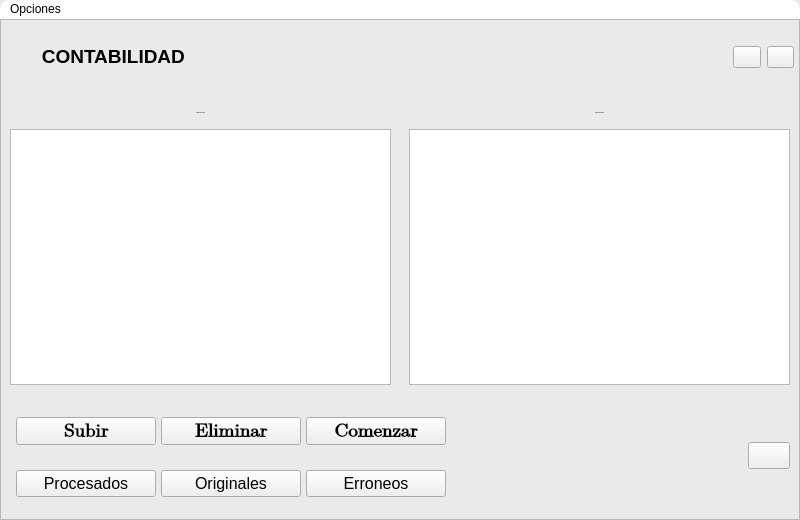
<?xml version="1.0" encoding="UTF-8"?>
<ui version="4.0">
 <class>V_ProcesadorGeneral</class>
 <widget class="QMainWindow" name="V_ProcesadorGeneral">
  <property name="geometry">
   <rect>
    <x>0</x>
    <y>0</y>
    <width>800</width>
    <height>520</height>
   </rect>
  </property>
  <property name="minimumSize">
   <size>
    <width>800</width>
    <height>520</height>
   </size>
  </property>
  <property name="maximumSize">
   <size>
    <width>800</width>
    <height>520</height>
   </size>
  </property>
  <property name="windowTitle">
   <string>MainWindow</string>
  </property>
  <property name="styleSheet">
   <string notr="true">#V_ProcesadorGeneral{
min-width: 800px;
min-height:520px;
max-width: 800px;
max-height:520px;
background-color: rgb(234, 234, 234);
}
[objectName*=&quot;contenedor_&quot;]{
background-color: rgb(234, 234, 234);
}
[objectName*=&quot;btc_btc&quot;]{
background-color: transparent;
border-radius:none;
width:35px;
height:35px;
}
[objectName*=&quot;btc_btc&quot;]:hover{
background-color: rgb(64, 150, 216);
	color: rgb(0, 0, 0);
	border-radius:4px;
}
[objectName*=&quot;Tabla&quot;]{
	background-color: rgb(255, 255, 255);
	border: 1px solid;
}
[objectName*=&quot;txt&quot;]{
	font-family: Arial;
	color: rgb(0, 0, 0);
	font-size: 20px;
}
[objectName*=&quot;btn_btn&quot;]{
background-color: rgb(64, 150, 216);
	border-radius:4px;
	color: rgb(0, 0, 0);
	height:35px;
}
[objectName*=&quot;btn_btn&quot;]:hover{
background-color: rgb(69, 163, 235);
}
#lblLogo{
background-color: rgb(234, 234, 234);
color:rgb(0, 0, 0)
}
#menuBar{
background-color: rgb(255, 255, 255);
color: rgb(0, 0, 0);
border-top-left-radius: 10px;
border-top-right-radius: 10px;
}</string>
  </property>
  <widget class="QWidget" name="centralwidget">
   <layout class="QGridLayout" name="gridLayout_3">
    <property name="leftMargin">
     <number>0</number>
    </property>
    <property name="topMargin">
     <number>0</number>
    </property>
    <property name="rightMargin">
     <number>0</number>
    </property>
    <property name="bottomMargin">
     <number>0</number>
    </property>
    <property name="spacing">
     <number>0</number>
    </property>
    <item row="0" column="0">
     <widget class="QFrame" name="contenedor_principal">
      <property name="frameShape">
       <enum>QFrame::StyledPanel</enum>
      </property>
      <property name="frameShadow">
       <enum>QFrame::Raised</enum>
      </property>
      <layout class="QGridLayout" name="gridLayout">
       <property name="leftMargin">
        <number>0</number>
       </property>
       <property name="topMargin">
        <number>0</number>
       </property>
       <property name="rightMargin">
        <number>0</number>
       </property>
       <property name="bottomMargin">
        <number>0</number>
       </property>
       <property name="spacing">
        <number>0</number>
       </property>
       <item row="0" column="0">
        <widget class="QWidget" name="contenedor" native="true">
         <layout class="QGridLayout" name="gridLayout_2">
          <property name="leftMargin">
           <number>0</number>
          </property>
          <property name="topMargin">
           <number>0</number>
          </property>
          <property name="rightMargin">
           <number>0</number>
          </property>
          <property name="bottomMargin">
           <number>0</number>
          </property>
          <property name="spacing">
           <number>0</number>
          </property>
          <item row="0" column="0">
           <widget class="QWidget" name="contenedor_Cabecera" native="true">
            <property name="minimumSize">
             <size>
              <width>0</width>
              <height>50</height>
             </size>
            </property>
            <property name="maximumSize">
             <size>
              <width>16777215</width>
              <height>50</height>
             </size>
            </property>
            <layout class="QHBoxLayout" name="horizontalLayout_18">
             <property name="spacing">
              <number>0</number>
             </property>
             <property name="leftMargin">
              <number>15</number>
             </property>
             <property name="topMargin">
              <number>0</number>
             </property>
             <property name="rightMargin">
              <number>0</number>
             </property>
             <property name="bottomMargin">
              <number>0</number>
             </property>
             <item>
              <widget class="QWidget" name="contenedor_Logo" native="true">
               <property name="minimumSize">
                <size>
                 <width>200</width>
                 <height>0</height>
                </size>
               </property>
               <property name="maximumSize">
                <size>
                 <width>200</width>
                 <height>16777215</height>
                </size>
               </property>
               <layout class="QHBoxLayout" name="horizontalLayout_19">
                <property name="spacing">
                 <number>0</number>
                </property>
                <property name="leftMargin">
                 <number>0</number>
                </property>
                <property name="topMargin">
                 <number>0</number>
                </property>
                <property name="rightMargin">
                 <number>0</number>
                </property>
                <property name="bottomMargin">
                 <number>0</number>
                </property>
                <item alignment="Qt::AlignVCenter">
                 <widget class="QLabel" name="lblLogo">
                  <property name="text">
                   <string>&lt;html&gt;&lt;head/&gt;&lt;body&gt;&lt;p align=&quot;center&quot;&gt;&lt;span style=&quot; font-size:14pt; font-weight:792;&quot;&gt;CONTABILIDAD &lt;/span&gt;&lt;img src=&quot;:/Source/IconContabilidad.png&quot; width=&quot;40&quot; height=&quot;35&quot;/&gt;&lt;/p&gt;&lt;/body&gt;&lt;/html&gt;</string>
                  </property>
                  <property name="scaledContents">
                   <bool>true</bool>
                  </property>
                  <property name="alignment">
                   <set>Qt::AlignCenter</set>
                  </property>
                 </widget>
                </item>
               </layout>
              </widget>
             </item>
             <item>
              <spacer name="horizontalSpacer">
               <property name="orientation">
                <enum>Qt::Horizontal</enum>
               </property>
               <property name="sizeHint" stdset="0">
                <size>
                 <width>40</width>
                 <height>20</height>
                </size>
               </property>
              </spacer>
             </item>
             <item>
              <widget class="QWidget" name="contenedor_BotonesSalida" native="true">
               <property name="minimumSize">
                <size>
                 <width>75</width>
                 <height>0</height>
                </size>
               </property>
               <property name="maximumSize">
                <size>
                 <width>75</width>
                 <height>16777215</height>
                </size>
               </property>
               <layout class="QHBoxLayout" name="horizontalLayout_20">
                <property name="rightMargin">
                 <number>5</number>
                </property>
                <item>
                 <widget class="QPushButton" name="btc_btc_Minimizar">
                  <property name="cursor">
                   <cursorShape>PointingHandCursor</cursorShape>
                  </property>
                  <property name="toolTip">
                   <string>Minimizar</string>
                  </property>
                  <property name="text">
                   <string/>
                  </property>
                  <property name="iconSize">
                   <size>
                    <width>30</width>
                    <height>30</height>
                   </size>
                  </property>
                 </widget>
                </item>
                <item>
                 <widget class="QPushButton" name="btc_btc_Cerrar">
                  <property name="cursor">
                   <cursorShape>PointingHandCursor</cursorShape>
                  </property>
                  <property name="mouseTracking">
                   <bool>true</bool>
                  </property>
                  <property name="toolTip">
                   <string>Cerrar</string>
                  </property>
                  <property name="text">
                   <string/>
                  </property>
                  <property name="icon">
                   <iconset>
                    <normaloff>../Source/Icon_Close.png</normaloff>../Source/Icon_Close.png</iconset>
                  </property>
                  <property name="iconSize">
                   <size>
                    <width>30</width>
                    <height>30</height>
                   </size>
                  </property>
                 </widget>
                </item>
               </layout>
              </widget>
             </item>
            </layout>
           </widget>
          </item>
          <item row="1" column="0">
           <widget class="QWidget" name="contenedor_Cuerpo" native="true">
            <property name="minimumSize">
             <size>
              <width>0</width>
              <height>300</height>
             </size>
            </property>
            <property name="maximumSize">
             <size>
              <width>16777215</width>
              <height>300</height>
             </size>
            </property>
            <layout class="QHBoxLayout" name="horizontalLayout_17">
             <property name="spacing">
              <number>0</number>
             </property>
             <property name="leftMargin">
              <number>0</number>
             </property>
             <property name="topMargin">
              <number>0</number>
             </property>
             <property name="rightMargin">
              <number>0</number>
             </property>
             <property name="bottomMargin">
              <number>0</number>
             </property>
             <item>
              <widget class="QWidget" name="contenedor_Izquierda" native="true">
               <layout class="QVBoxLayout" name="verticalLayout_16">
                <item>
                 <widget class="QLabel" name="txt_cola">
                  <property name="minimumSize">
                   <size>
                    <width>0</width>
                    <height>20</height>
                   </size>
                  </property>
                  <property name="maximumSize">
                   <size>
                    <width>16777215</width>
                    <height>20</height>
                   </size>
                  </property>
                  <property name="font">
                   <font>
                    <family>Arial</family>
                    <pointsize>-1</pointsize>
                   </font>
                  </property>
                  <property name="text">
                   <string>Trabajos En Espera</string>
                  </property>
                  <property name="alignment">
                   <set>Qt::AlignCenter</set>
                  </property>
                 </widget>
                </item>
                <item>
                 <widget class="QTableWidget" name="Tabla_cola"/>
                </item>
               </layout>
              </widget>
             </item>
             <item>
              <widget class="QWidget" name="contenedor_Derecha" native="true">
               <layout class="QVBoxLayout" name="verticalLayout_17">
                <item>
                 <widget class="QLabel" name="txt_procesado">
                  <property name="minimumSize">
                   <size>
                    <width>0</width>
                    <height>20</height>
                   </size>
                  </property>
                  <property name="maximumSize">
                   <size>
                    <width>16777215</width>
                    <height>20</height>
                   </size>
                  </property>
                  <property name="font">
                   <font>
                    <family>Arial</family>
                    <pointsize>-1</pointsize>
                   </font>
                  </property>
                  <property name="text">
                   <string>Trabajos Realizados</string>
                  </property>
                  <property name="alignment">
                   <set>Qt::AlignCenter</set>
                  </property>
                 </widget>
                </item>
                <item>
                 <widget class="QTableWidget" name="Tabla_Procesados"/>
                </item>
               </layout>
              </widget>
             </item>
            </layout>
           </widget>
          </item>
          <item row="2" column="0">
           <widget class="QWidget" name="contenedor_Pie" native="true">
            <property name="minimumSize">
             <size>
              <width>0</width>
              <height>100</height>
             </size>
            </property>
            <property name="maximumSize">
             <size>
              <width>16777215</width>
              <height>100</height>
             </size>
            </property>
            <layout class="QHBoxLayout" name="horizontalLayout_14">
             <property name="spacing">
              <number>0</number>
             </property>
             <property name="leftMargin">
              <number>0</number>
             </property>
             <property name="topMargin">
              <number>0</number>
             </property>
             <property name="rightMargin">
              <number>0</number>
             </property>
             <property name="bottomMargin">
              <number>0</number>
             </property>
             <item>
              <widget class="QWidget" name="contenedor_Botones" native="true">
               <property name="minimumSize">
                <size>
                 <width>450</width>
                 <height>0</height>
                </size>
               </property>
               <layout class="QVBoxLayout" name="verticalLayout_13">
                <property name="spacing">
                 <number>5</number>
                </property>
                <property name="leftMargin">
                 <number>10</number>
                </property>
                <property name="topMargin">
                 <number>0</number>
                </property>
                <property name="rightMargin">
                 <number>0</number>
                </property>
                <property name="bottomMargin">
                 <number>0</number>
                </property>
                <item>
                 <widget class="QWidget" name="contenedor_BotonesTrabajo" native="true">
                  <property name="minimumSize">
                   <size>
                    <width>0</width>
                    <height>50</height>
                   </size>
                  </property>
                  <property name="maximumSize">
                   <size>
                    <width>16777215</width>
                    <height>50</height>
                   </size>
                  </property>
                  <layout class="QHBoxLayout" name="horizontalLayout_15">
                   <property name="spacing">
                    <number>5</number>
                   </property>
                   <property name="leftMargin">
                    <number>5</number>
                   </property>
                   <property name="topMargin">
                    <number>5</number>
                   </property>
                   <property name="rightMargin">
                    <number>5</number>
                   </property>
                   <property name="bottomMargin">
                    <number>5</number>
                   </property>
                   <item>
                    <widget class="QPushButton" name="btn_btn_Subir">
                     <property name="font">
                      <font>
                       <family>Cambria Math</family>
                       <pointsize>14</pointsize>
                       <weight>75</weight>
                       <bold>true</bold>
                      </font>
                     </property>
                     <property name="cursor">
                      <cursorShape>PointingHandCursor</cursorShape>
                     </property>
                     <property name="toolTip">
                      <string>&lt;html&gt;&lt;head/&gt;&lt;body&gt;&lt;p&gt;Selecciona un archivo .xlsx&lt;/p&gt;&lt;/body&gt;&lt;/html&gt;</string>
                     </property>
                     <property name="styleSheet">
                      <string notr="true"/>
                     </property>
                     <property name="text">
                      <string>Subir</string>
                     </property>
                    </widget>
                   </item>
                   <item>
                    <widget class="QPushButton" name="btn_btn_Eliminar">
                     <property name="font">
                      <font>
                       <family>Cambria Math</family>
                       <pointsize>14</pointsize>
                       <weight>75</weight>
                       <bold>true</bold>
                      </font>
                     </property>
                     <property name="cursor">
                      <cursorShape>PointingHandCursor</cursorShape>
                     </property>
                     <property name="toolTip">
                      <string>&lt;html&gt;&lt;head/&gt;&lt;body&gt;&lt;p&gt;Elimina los archivos procesados&lt;/p&gt;&lt;/body&gt;&lt;/html&gt;</string>
                     </property>
                     <property name="styleSheet">
                      <string notr="true"/>
                     </property>
                     <property name="text">
                      <string>Eliminar</string>
                     </property>
                    </widget>
                   </item>
                   <item>
                    <widget class="QPushButton" name="btn_btn_Comenzar">
                     <property name="font">
                      <font>
                       <family>Cambria Math</family>
                       <pointsize>14</pointsize>
                       <weight>75</weight>
                       <bold>true</bold>
                      </font>
                     </property>
                     <property name="cursor">
                      <cursorShape>PointingHandCursor</cursorShape>
                     </property>
                     <property name="toolTip">
                      <string>&lt;html&gt;&lt;head/&gt;&lt;body&gt;&lt;p&gt;Comenzar el proceso&lt;/p&gt;&lt;/body&gt;&lt;/html&gt;</string>
                     </property>
                     <property name="styleSheet">
                      <string notr="true"/>
                     </property>
                     <property name="text">
                      <string>Comenzar</string>
                     </property>
                    </widget>
                   </item>
                  </layout>
                 </widget>
                </item>
                <item>
                 <widget class="QWidget" name="contenedor_BotonesRutas" native="true">
                  <layout class="QHBoxLayout" name="horizontalLayout_16">
                   <property name="spacing">
                    <number>5</number>
                   </property>
                   <property name="leftMargin">
                    <number>5</number>
                   </property>
                   <property name="topMargin">
                    <number>5</number>
                   </property>
                   <property name="rightMargin">
                    <number>5</number>
                   </property>
                   <property name="bottomMargin">
                    <number>5</number>
                   </property>
                   <item>
                    <widget class="QPushButton" name="btn_btn_Procesados">
                     <property name="font">
                      <font>
                       <pointsize>12</pointsize>
                       <weight>50</weight>
                       <bold>false</bold>
                      </font>
                     </property>
                     <property name="cursor">
                      <cursorShape>PointingHandCursor</cursorShape>
                     </property>
                     <property name="toolTip">
                      <string>&lt;html&gt;&lt;head/&gt;&lt;body&gt;&lt;p&gt;Ruta de archivos procesados&lt;/p&gt;&lt;/body&gt;&lt;/html&gt;</string>
                     </property>
                     <property name="styleSheet">
                      <string notr="true"/>
                     </property>
                     <property name="text">
                      <string>Procesados</string>
                     </property>
                    </widget>
                   </item>
                   <item>
                    <widget class="QPushButton" name="btn_btn_Originales">
                     <property name="font">
                      <font>
                       <pointsize>12</pointsize>
                      </font>
                     </property>
                     <property name="cursor">
                      <cursorShape>PointingHandCursor</cursorShape>
                     </property>
                     <property name="toolTip">
                      <string>&lt;html&gt;&lt;head/&gt;&lt;body&gt;&lt;p&gt;Ruta de archivos originales&lt;/p&gt;&lt;/body&gt;&lt;/html&gt;</string>
                     </property>
                     <property name="styleSheet">
                      <string notr="true"/>
                     </property>
                     <property name="text">
                      <string>Originales</string>
                     </property>
                    </widget>
                   </item>
                   <item>
                    <widget class="QPushButton" name="btn_btn_Errores">
                     <property name="font">
                      <font>
                       <pointsize>12</pointsize>
                      </font>
                     </property>
                     <property name="cursor">
                      <cursorShape>PointingHandCursor</cursorShape>
                     </property>
                     <property name="toolTip">
                      <string>&lt;html&gt;&lt;head/&gt;&lt;body&gt;&lt;p&gt;Ruta de archivos erroneos&lt;/p&gt;&lt;/body&gt;&lt;/html&gt;</string>
                     </property>
                     <property name="styleSheet">
                      <string notr="true"/>
                     </property>
                     <property name="text">
                      <string>Erroneos</string>
                     </property>
                    </widget>
                   </item>
                  </layout>
                 </widget>
                </item>
               </layout>
              </widget>
             </item>
             <item>
              <widget class="QWidget" name="contenedor_TextoProceso" native="true">
               <layout class="QVBoxLayout" name="verticalLayout_14">
                <property name="spacing">
                 <number>5</number>
                </property>
                <property name="leftMargin">
                 <number>0</number>
                </property>
                <property name="rightMargin">
                 <number>0</number>
                </property>
                <item>
                 <widget class="QLabel" name="lbl_TrabajandoCon">
                  <property name="enabled">
                   <bool>false</bool>
                  </property>
                  <property name="font">
                   <font>
                    <family>Arial</family>
                    <pointsize>12</pointsize>
                    <weight>75</weight>
                    <bold>true</bold>
                   </font>
                  </property>
                  <property name="text">
                   <string/>
                  </property>
                  <property name="alignment">
                   <set>Qt::AlignCenter</set>
                  </property>
                 </widget>
                </item>
                <item>
                 <widget class="QLabel" name="lbl_NombreReporte">
                  <property name="enabled">
                   <bool>false</bool>
                  </property>
                  <property name="font">
                   <font>
                    <family>Arial</family>
                    <pointsize>12</pointsize>
                    <weight>75</weight>
                    <bold>true</bold>
                   </font>
                  </property>
                  <property name="text">
                   <string/>
                  </property>
                  <property name="alignment">
                   <set>Qt::AlignCenter</set>
                  </property>
                 </widget>
                </item>
               </layout>
              </widget>
             </item>
             <item>
              <widget class="QWidget" name="contenedor_BotonAyuda" native="true">
               <property name="minimumSize">
                <size>
                 <width>60</width>
                 <height>0</height>
                </size>
               </property>
               <property name="maximumSize">
                <size>
                 <width>60</width>
                 <height>60</height>
                </size>
               </property>
               <layout class="QVBoxLayout" name="verticalLayout_15">
                <item>
                 <widget class="QPushButton" name="btn_btn_Ayuda">
                  <property name="maximumSize">
                   <size>
                    <width>16777213</width>
                    <height>16777215</height>
                   </size>
                  </property>
                  <property name="font">
                   <font>
                    <family>Verdana</family>
                    <pointsize>12</pointsize>
                    <weight>75</weight>
                    <bold>true</bold>
                   </font>
                  </property>
                  <property name="cursor">
                   <cursorShape>PointingHandCursor</cursorShape>
                  </property>
                  <property name="acceptDrops">
                   <bool>false</bool>
                  </property>
                  <property name="toolTip">
                   <string notr="true">&lt;html&gt;&lt;head/&gt;&lt;body&gt;&lt;p align=&quot;justify&quot;&gt;Ayuda&lt;/p&gt;&lt;/body&gt;&lt;/html&gt;</string>
                  </property>
                  <property name="toolTipDuration">
                   <number>0</number>
                  </property>
                  <property name="statusTip">
                   <string/>
                  </property>
                  <property name="whatsThis">
                   <string/>
                  </property>
                  <property name="accessibleName">
                   <string/>
                  </property>
                  <property name="accessibleDescription">
                   <string/>
                  </property>
                  <property name="layoutDirection">
                   <enum>Qt::LeftToRight</enum>
                  </property>
                  <property name="autoFillBackground">
                   <bool>false</bool>
                  </property>
                  <property name="styleSheet">
                   <string notr="true"/>
                  </property>
                  <property name="locale">
                   <locale language="Spanish" country="Nicaragua"/>
                  </property>
                  <property name="inputMethodHints">
                   <set>Qt::ImhNone</set>
                  </property>
                  <property name="text">
                   <string/>
                  </property>
                  <property name="icon">
                   <iconset>
                    <normaloff>../Source/Icon_Help.png</normaloff>../Source/Icon_Help.png</iconset>
                  </property>
                  <property name="iconSize">
                   <size>
                    <width>32</width>
                    <height>32</height>
                   </size>
                  </property>
                 </widget>
                </item>
               </layout>
              </widget>
             </item>
            </layout>
           </widget>
          </item>
         </layout>
        </widget>
       </item>
      </layout>
     </widget>
    </item>
   </layout>
  </widget>
  <widget class="QMenuBar" name="menuBar">
   <property name="geometry">
    <rect>
     <x>0</x>
     <y>0</y>
     <width>800</width>
     <height>21</height>
    </rect>
   </property>
   <widget class="QMenu" name="menuOpciones">
    <property name="title">
     <string>Opciones</string>
    </property>
    <widget class="QMenu" name="menuBalanzaComprobacin">
     <property name="title">
      <string>Balanza Comprobación</string>
     </property>
     <addaction name="actionCodigosCuentas"/>
    </widget>
    <addaction name="actionFechaMovimiento"/>
    <addaction name="menuBalanzaComprobacin"/>
    <addaction name="actionDireccionesDeEnvio"/>
   </widget>
   <addaction name="menuOpciones"/>
  </widget>
  <action name="actionFechaMovimiento">
   <property name="text">
    <string>Fecha Movimiento</string>
   </property>
  </action>
  <action name="actionCodigosCuentas">
   <property name="text">
    <string>Codigos Cuentas</string>
   </property>
  </action>
  <action name="actionDireccionesDeEnvio">
   <property name="text">
    <string>Direcciones de Envio</string>
   </property>
  </action>
 </widget>
 <resources>
  <include location="../../icono.qrc"/>
 </resources>
 <connections/>
</ui>
